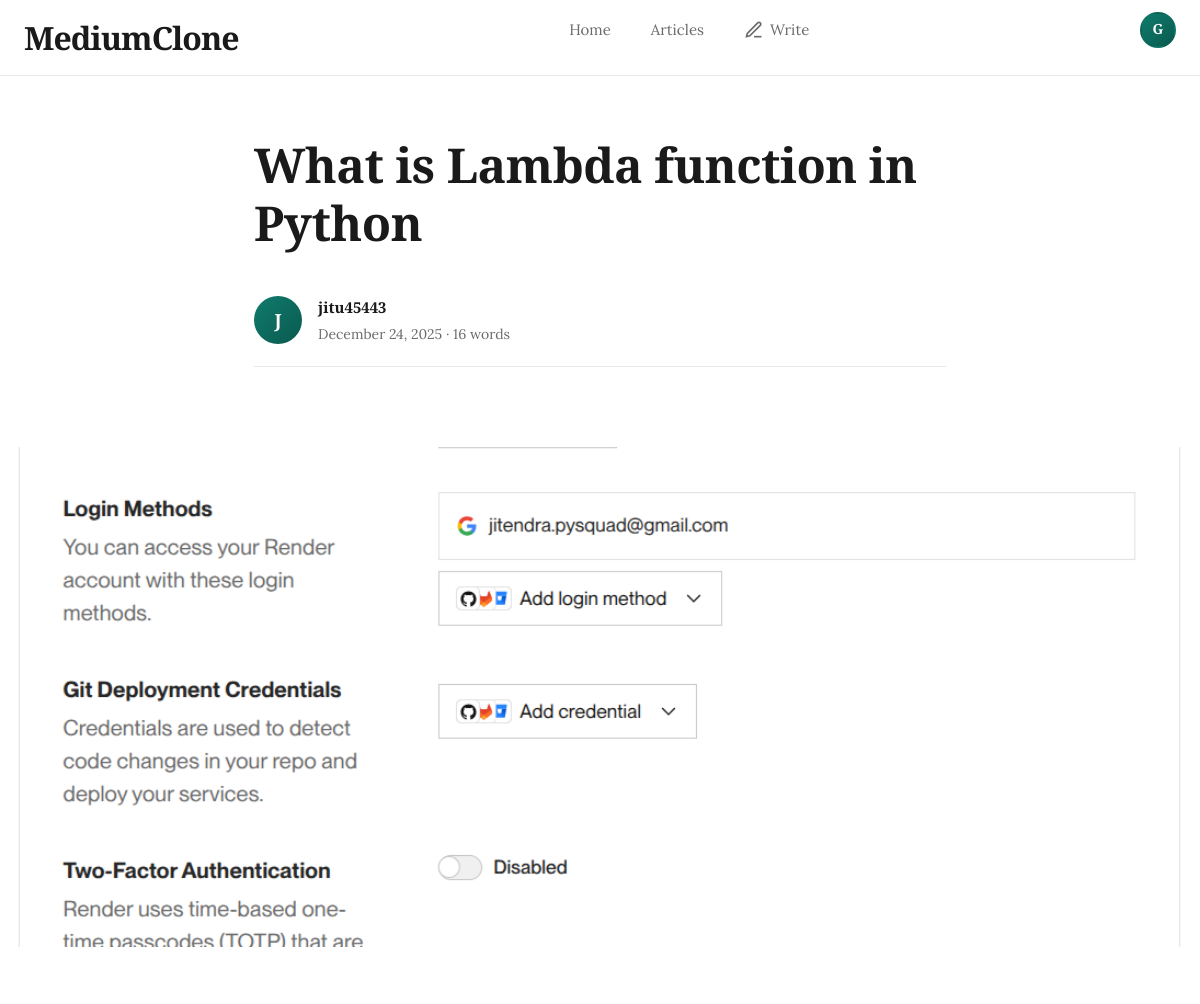
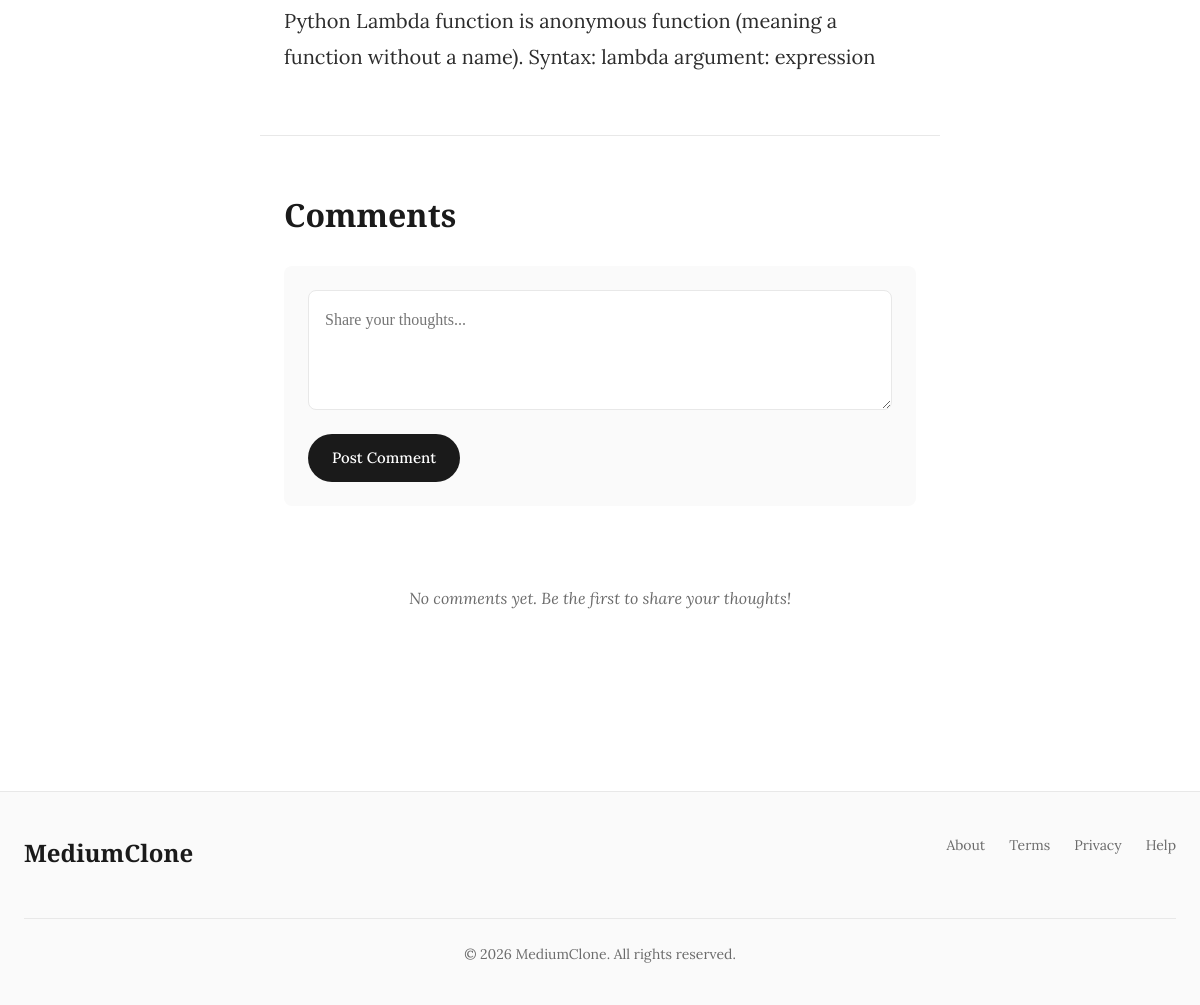
The page /article/detail/what-is-lambda-function-in-python-900fb/ (signed in) on the database its author committed (2 pictures, top to bottom).
### apps/users/models.py (models this page shows, shortened)
class User(AbstractUser):
    pic = models.ImageField(upload_to='users/pics', null=True, blank=True)

### apps/article/models.py (models this page shows, shortened)
class Article(TimeStampedModel):
    class STATUS(models.TextChoices):
        DRAFT = 'DRAFT', 'Draft'
        PUBLISHED = 'PUBLISHED', 'Published'
        ARCHIVED = 'ARCHIVED', 'Archived'
    author = models.ForeignKey(
        User,
        on_delete=models.CASCADE,
        related_name='articles'
    )
    title = models.CharField(max_length=255)
    text = RichTextField()
    image = models.ImageField(upload_to='articles/', null=True, blank=True)
    slug = models.SlugField(max_length=255, unique=True)
    status = models.CharField(
        max_length=20,
        choices=STATUS.choices,
        default=STATUS.DRAFT
    )
    published_at = models.DateTimeField(null=True, blank=True)
    is_deleted = models.BooleanField(default=False)
    class Meta:
        ordering = ('-published_at',)
        verbose_name_plural = 'articles'

### apps/article/views.py (the view)
# urls.py: path('detail/<slug:slug>/', ArticleDetailView.as_view(), name='article_detail'),
class ArticleDetailView(LoginRequiredMixin, DetailView):
    template_name = "article/detail.html"
    context_object_name = "article"
    queryset = Article.objects.all()
    slug_field = "slug"
    slug_url_kwarg = "slug"

### templates/article/detail.html (shortened to what this page needs)
{% extends 'base.html' %}
{% block content %}
<div class="article-header">
    <h1 class="article-title">{{ article.title }}</h1>
    <div class="article-meta">
        <div class="author-avatar">
            {{ article.author.username|first|upper }}
        </div>
        <div class="author-info">
            <div class="author-name">{{ article.author.username }}</div>
            <div class="article-date">
                {{ article.published_at|date:"F d, Y" }} ·
                {{ article.text|wordcount }} words
            </div>
        </div>
    </div>
</div>
{% if article.image %}
<div class="article-image">
    <img src="{{ article.image.url }}" alt="{{ article.title }}">
</div>
{% endif %}
<div class="article-body">
    <article class="article-content">
        {{ article.text|safe }}
    </article>
</div>
<div class="comments-section">
    <h2 class="comments-header">Comments</h2>
    <div class="comment-form">
        <form method="post" action="{% url 'comment_create' article.slug %}">
            <textarea
                name="text"
                placeholder="Share your thoughts..."
                required
            ></textarea>
            <button type="submit" class="comment-submit">Post Comment</button>
        </form>
    </div>
    <div class="comments-list">
        {% if article.comments.all %}
            {% for comment in article.comments.all %}
            <div class="comment">
                <div class="comment-header">
                    <div class="comment-avatar">
                        {{ comment.user.username|first|upper }}
                    </div>
                    <div>
                        <div class="comment-author">{{ comment.author.username }}</div>
                        <div class="comment-date">{{ comment.created_at|date:"F d, Y" }}</div>
                    </div>
                </div>
                <div class="comment-text">
                    {{ comment.text|safe }}
                </div>
            </div>
            {% endfor %}
        {% else %}
            <div class="no-comments">
                No comments yet. Be the first to share your thoughts!
            </div>
        {% endif %}
    </div>
</div>
{% endblock %}

### templates/base.html (shortened to what this page needs)
<!DOCTYPE html>
<html lang="en">
<head>
    <link href="https://cdn.jsdelivr.net/npm/bootstrap@5.3.0/dist/css/bootstrap.min.css" rel="stylesheet">
</head>
<body>
<nav class="main-navbar">
    <div class="navbar-container">
        <a class="navbar-brand" href="{% url 'home' %}">MediumClone</a>
        <ul class="nav-left" id="navLeft">
            <li><a class="nav-link-item" href="{% url 'home' %}">Home</a></li>
            <li><a class="nav-link-item" href="{% url 'article_list' %}">Articles</a></li>
            {% if user.is_authenticated %}
            <li>
                <a class="btn-write" href="{% url 'article_create' %}">
                    <svg viewBox="0 0 24 24" fill="none" stroke="currentColor" stroke-width="2">
                        <path d="M12 20h9"></path>
                        <path d="M16.5 3.5a2.121 2.121 0 0 1 3 3L7 19l-4 1 1-4L16.5 3.5z"></path>
                    </svg>
                    Write
                </a>
            </li>
            {% endif %}
        </ul>
        <ul class="nav-right" id="navRight">
            {% if user.is_authenticated %}
            <li class="user-menu">
                <div class="user-avatar">
                    {{ user.username|first|upper }}
                </div>
            </li>
            {% else %}
            <li><a class="nav-link-item" href="{% url 'account_login' %}">Sign In</a></li>
            <li><a class="btn-signup" href="{% url 'account_signup' %}">Get Started</a></li>
            {% endif %}
        </ul>
    </div>
</nav>
<main class="main-content">
    {% block content %}{% endblock %}
</main>
<footer class="main-footer">
    <div class="footer-content">
        <div class="footer-brand">MediumClone</div>
        <ul class="footer-links">
            <li><a class="footer-link" href="#">About</a></li>
            <li><a class="footer-link" href="#">Terms</a></li>
            <li><a class="footer-link" href="#">Privacy</a></li>
            <li><a class="footer-link" href="#">Help</a></li>
        </ul>
        <div class="footer-copyright">
            &copy; {% now "Y" %} MediumClone. All rights reserved.
        </div>
    </div>
</footer>
</body>
</html>

### templates/base.html (style rules this page uses)
:root { --primary-dark: #1a1a1a; --primary-accent: #0f7b6c; --secondary-text: #6b6b6b; --border-light: #e8e8e8; --bg-subtle: #fafafa; --hover-bg: #f7f7f7; }
* { margin: 0; padding: 0; box-sizing: border-box; }
body { font-family: 'Source Serif 4', 'Lora', Georgia, serif; color: var(--primary-dark); background-color: #ffffff; line-height: 1.6; }
.main-navbar { background: #ffffff; border-bottom: 1px solid var(--border-light); position: sticky; top: 0; z-index: 1000; backdrop-filter: blur(10px); background: rgba(255, 255, 255, 0.95); transition: all 0.3s ease; }
.navbar-container { max-width: 1200px; margin: 0 auto; padding: 0 24px; display: flex; align-items: center; justify-content: space-between; height: 75px; }
.navbar-brand { font-family: 'Playfair Display', serif; font-size: 32px; font-weight: 900; color: var(--primary-dark); text-decoration: none; letter-spacing: -1px; transition: all 0.3s ease; }
.nav-left, .nav-right { display: flex; align-items: center; gap: 8px; list-style: none; }
.nav-link-item { padding: 8px 16px; color: var(--secondary-text); text-decoration: none; font-size: 15px; font-weight: 400; transition: all 0.2s ease; border-radius: 24px; position: relative; }
.btn-write { display: inline-flex; align-items: center; gap: 6px; padding: 8px 16px; background: transparent; color: var(--secondary-text); border: none; border-radius: 24px; font-size: 15px; text-decoration: none; transition: all 0.2s ease; cursor: pointer; }
.btn-write svg { width: 20px; height: 20px; }
.user-menu { position: relative; }
.user-avatar { width: 36px; height: 36px; border-radius: 50%; background: linear-gradient(135deg, var(--primary-accent), #0a5a4f); color: white; display: flex; align-items: center; justify-content: center; font-weight: 600; font-size: 14px; cursor: pointer; transition: all 0.2s ease; border: 2px solid transparent; }
.main-content { max-width: 1200px; margin: 0 auto; padding: 60px 24px; min-height: calc(100vh - 200px); }
.main-footer { background: var(--bg-subtle); border-top: 1px solid var(--border-light); padding: 40px 24px; margin-top: 80px; }
.footer-content { max-width: 1200px; margin: 0 auto; display: flex; justify-content: space-between; align-items: center; flex-wrap: wrap; gap: 20px; }
.footer-brand { font-family: 'Playfair Display', serif; font-size: 24px; font-weight: 700; color: var(--primary-dark); }
.footer-links { display: flex; gap: 24px; list-style: none; }
.footer-link { color: var(--secondary-text); text-decoration: none; font-size: 14px; transition: color 0.2s ease; }
.footer-copyright { width: 100%; text-align: center; margin-top: 24px; padding-top: 24px; border-top: 1px solid var(--border-light); color: var(--secondary-text); font-size: 14px; }
.main-content { animation: fadeInUp 0.6s ease-out; }

### rows shown on the page
User: username|first "G"
Article: title "What is Lambda function in Python", author.username|first "J", author.username "jitu45443", published_at "December 24, 2025", text "16", image (picture), text "Python Lambda function is anonymous function (meaning a function without a name). Syntax: lambda argument: expression"
